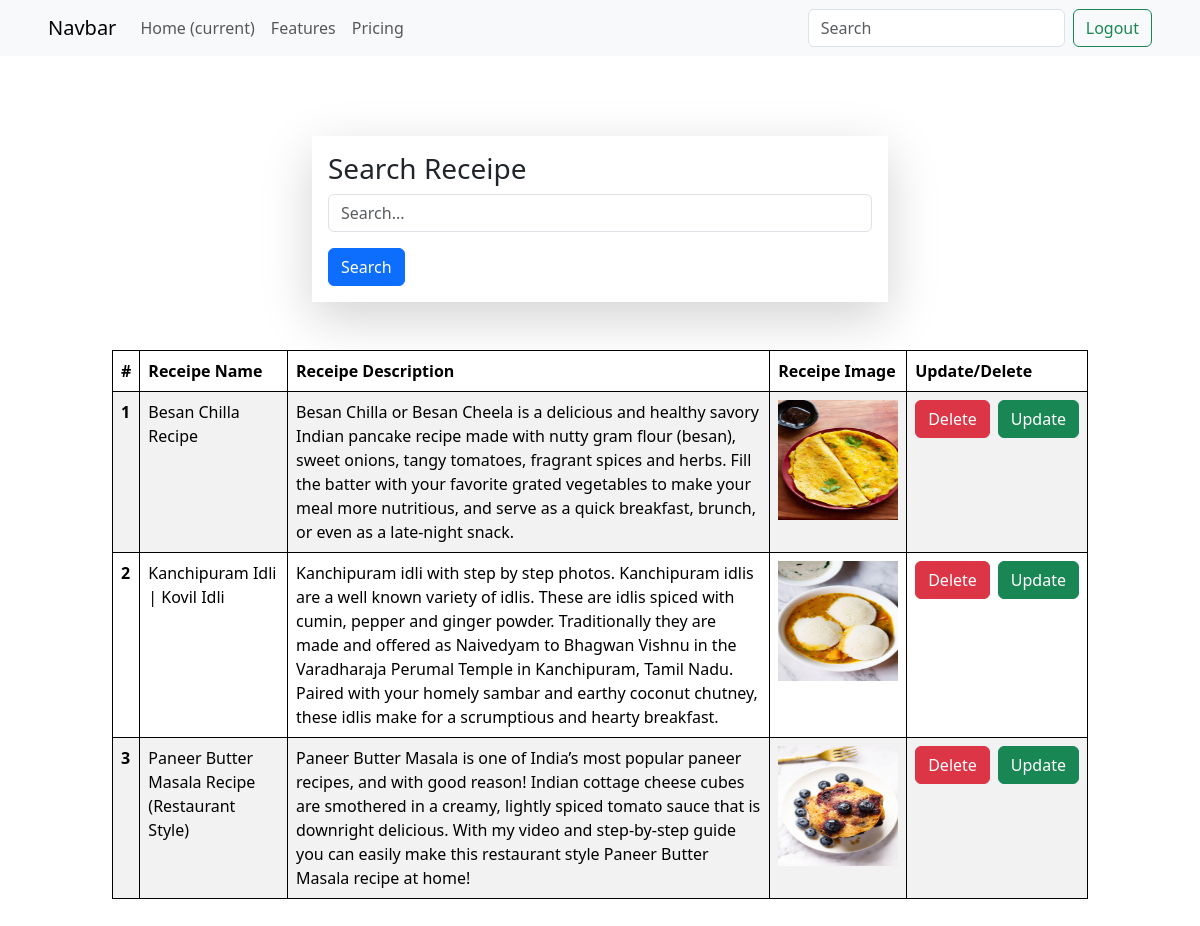
/show-receipes/ (signed in), run on the app's committed database.
### vege/models.py (models this page shows)
class Receipe(models.Model):
    user = models.ForeignKey(User, on_delete=models.SET_NULL, null=True, blank=True)
    receipe_name = models.CharField(max_length=128)
    receipe_description = models.TextField()
    receipe_image = models.ImageField(upload_to='receipe_images')
    created_at = models.DateTimeField(auto_now_add=True)

### vege/views.py (the view)
# urls.py: path('show-receipes/', showReceipes, name='show_receipes'),
@login_required(login_url = '/login/')
def showReceipes(request):
    queryset = Receipe.objects.all()
    if request.GET.get('search'):
        queryset = Receipe.objects.filter(receipe_name__icontains = request.GET.get('search'))
    return render(request, 'ShowReceipes.html', context={'receipes': queryset})

### vege/templates/ShowReceipes.html (shortened to what this page needs)
{% extends 'base.html' %}
{% block content %}
  <div class="row mb-5">
    <div class="col-md-6 mx-auto">
      <form class="p-3 shadow-lg">
        <div class="form-group mb-3">
          <h3 for="search">Search Receipe</h3>
          <input type="text" name="search" class="form-control" id="search" aria-describedby="search" placeholder="Search..." />
        </div>
        <button type="submit" class="btn btn-primary">Search</button>
      </form>
    </div>
  </div>
  <div class="row mb-5">
    <div class="col-md-10 mx-auto">
      <table class="table table-striped">
        <thead>
          <tr>
            <th scope="col">#</th>
            <th scope="col">Receipe Name</th>
            <th scope="col">Receipe Description</th>
            <th scope="col">Receipe Image</th>
            <th scope="col">Update/Delete</th>
          </tr>
        </thead>
        <tbody>
          {% for item in receipes %}
            <tr>
              <th scope="row">{{ forloop.counter }}</th>
              <td>{{ item.receipe_name }}</td>
              <td>{{ item.receipe_description }}</td>
              <td>
                <img src="/media/{{ item.receipe_image }}" height="120" width="120" alt="receipe_image" />
              </td>
              <td>
                <div class="d-flex gap-2">
                  <a href="/delete-receipe/{{ item.id }}" class="btn btn-danger">Delete</a>
                  <a href="/update-receipe/{{ item.id }}" class="btn btn-success">Update</a>
                </div>
              </td>
            </tr>
          {% endfor %}
        </tbody>
      </table>
    </div>
  </div>
{% endblock %}

### vege/templates/base.html (shortened to what this page needs)
<!DOCTYPE html>
<html lang="en">
  <head>
    <link rel="stylesheet" href="https://cdn.jsdelivr.net/npm/bootstrap@5.3.3/dist/css/bootstrap.min.css" />
  </head>
  <body>
    <nav class="navbar navbar-expand-lg navbar-light bg-light px-5">
      <a class="navbar-brand" href="#">Navbar</a>
      <div class="collapse navbar-collapse justify-content-between" id="navbarNav">
        <ul class="navbar-nav">
          <li class="nav-item active">
            <a class="nav-link" href="#">Home <span class="sr-only">(current)</span></a>
          </li>
          <li class="nav-item">
            <a class="nav-link" href="#">Features</a>
          </li>
          <li class="nav-item">
            <a class="nav-link" href="#">Pricing</a>
          </li>
        </ul>
        <form class="form-inline d-flex gap-2">
          <input class="form-control mr-sm-2" type="search" placeholder="Search" aria-label="Search" />
          {% if request.user.is_authenticated %}
            <a class="btn btn-outline-success my-2 my-sm-0" type="submit" href="{% url 'logout_page' %}">Logout</a>
          {% else %}
            <a class="btn btn-outline-primary my-2 my-sm-0" type="submit" href="{% url 'login_page' %}">Login</a>
          {% endif %}
        </form>
      </div>
    </nav>
    <div class="container">
      {% block content %}
      {% endblock %}
    </div>
  </body>
</html>

### vege/templates/base.html (style rules this page uses)
table, th, td { border: 1px solid black; }
th, td { padding: 20px; }
.container { margin-top: 80px; max-width: 1440px; }

### data on the page
Receipe: receipe_name "Besan Chilla Recipe", receipe_description "Besan Chilla or Besan Cheela is a delicious and healthy savory Indian pancake recipe made with nutty gram flour (besan), sweet onions, tangy tomatoes, fragrant spices and herbs. Fill the batter with your favorite grated vegetables to make your meal more nutritious, and serve as a quick breakfast, brunch, or even as a late-night snack.", receipe_image (picture)
Receipe: receipe_name "Kanchipuram Idli | Kovil Idli", receipe_description "Kanchipuram idli with step by step photos. Kanchipuram idlis are a well known variety of idlis. These are idlis spiced with cumin, pepper and ginger powder. Traditionally they are made and offered as Naivedyam to Bhagwan Vishnu in the Varadharaja Perumal Temple in Kanchipuram, Tamil Nadu. Paired with your homely sambar and earthy coconut chutney, these idlis make for a scrumptious and hearty breakfast.", receipe_image (picture)
Receipe: receipe_name "Paneer Butter Masala Recipe (Restaurant Style)", receipe_description "Paneer Butter Masala is one of India’s most popular paneer recipes, and with good reason! Indian cottage cheese cubes are smothered in a creamy, lightly spiced tomato sauce that is downright delicious. With my video and step-by-step guide you can easily make this restaurant style Paneer Butter Masala recipe at home!", receipe_image (picture)
